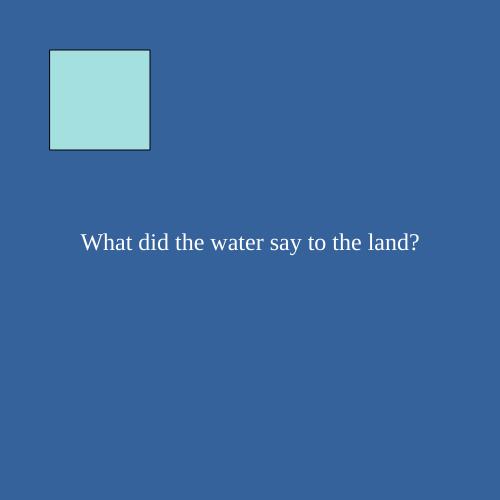
Frame 1 (no input)
Frame 60 (no input): identical to frame 1, image omitted
Frame 120 (the mouse pressed at the canvas centre since frame 60): identical to frame 1, image omitted

The p5.js sketch that drew this single still picture (run headless with seeded random() and noise() and a simulated clock; from frame 60 on, the mouse is pressed at the canvas centre):

// p5.js sketch
// ── sketch.js
let state = 0;

function setup() {
  createCanvas(500, 500);
  textAlign(CENTER);
  rectMode(CENTER);
  textSize(24);
  textFont("Georgia");
}

function draw() {
  background(54, 98, 156);

  switch(state){
    case 0:
    fill("white");
    text("What did the water say to the land?", width/2, height/2);
    break;

    case 1:
    background(189, 163, 104);
    fill(54, 98, 156);
    push();
    textSize(36);
    text("Sea you later!", width/2, height/2);
    pop();
    break;
  }

  push();
  fill(164, 224, 224);
  rect(100, 100, 100, 100);
  pop();
}

function mouseReleased() {

  if ((mouseX > 50) && (mouseX < 150) && (mouseY > 50) && (mouseY < 150)){
    state = (state + 1) % 2
  }
}
